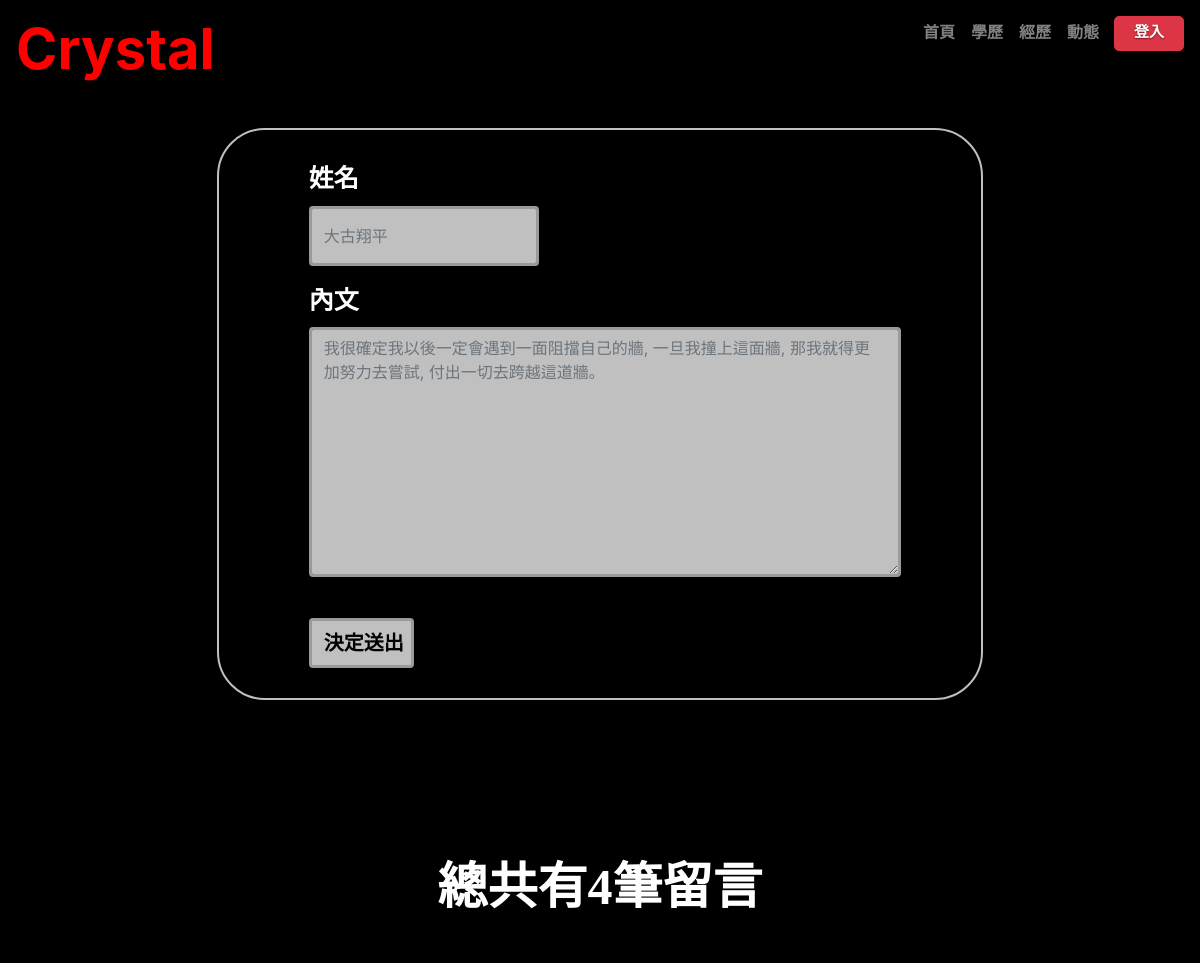
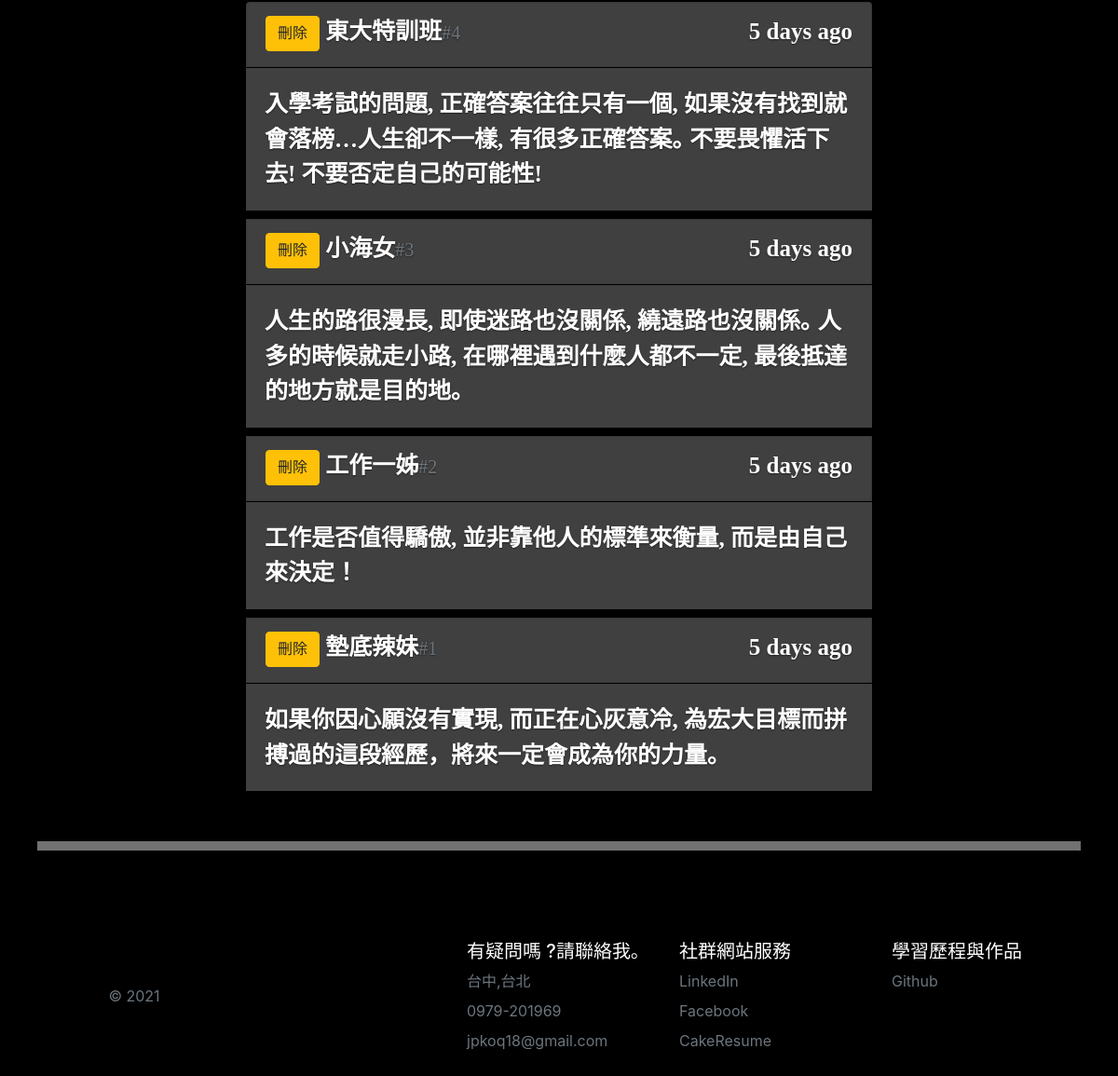
Screenshot of /message with the database file from the repository (2 pictures, top to bottom).
### PersonalWeb/models.py (models this page shows)
class Message(db.Model):
    id = db.Column(db.Integer , primary_key = True)
    name = db.Column(db.String(20))
    body = db.Column(db.String(200))
    timestamp = db.Column(db.DateTime , default = datetime.utcnow , index = True)

### PersonalWeb/views.py (the view, shortened to what this page needs)
@app.route('/message',methods = ["GET","POST"])
def message():
    form = HelloForm()
    messages=Message.query.order_by(Message.timestamp.desc()).all()
    return render_template('message.html' , form = form ,messages=messages)

### PersonalWeb/forms.py
class HelloForm(FlaskForm):
    name = StringField(label = "姓名" , validators= [DataRequired(), Length(1,20)],render_kw ={'placeholder':'大古翔平' })
    body = TextAreaField(label = "內文" , validators=[DataRequired(),Length(1,200)],render_kw={'placeholder':'我很確定我以後一定會遇到一面阻擋自己的牆, 一旦我撞上這面牆, 那我就得更加努力去嘗試, 付出一切去跨越這道牆｡'})
    submit = SubmitField(label = "決定送出")

### PersonalWeb/templates/message.html (shortened to what this page needs)
{% extends "base.html"%}
{%   from 'bootstrap/form.html'  import render_form %}
{% block main %}
<div class="row">
    <div class="col-md-2 "></div>
    <div class="col-md-8 text-left center">
        {{ render_form(form ,button_map = {'submit':'danger'}, extra_classes = 'message')  }}
    </div>
    <div class="col-md-2 "></div>
</div>
<div class="total" >
    總共有{{ messages | length }}筆留言
</div>
<div class="list-group">
    {% for message in messages %}
        <a class="list-group-item list-group-item-action flex-column mylist">
            <div class="d-flex w-100 justify-content-between">
                <span class="mb-1 name">
                    <form class ='inline' method="post" action="{{url_for('delete_message', message_id=message.id)}}">
                        <button type='submit' class="btn btn-warning btn-md" onclick="return confirm('你確定嗎?')">刪除</button>
                    </form>
                    {{ message.name}}<small class="text-muted">#{{ loop.revindex }}</small>
                </span>
                <span class="mb-1 name" data-toggle='tooltip' data-placeent="top"
                    data-timestamp="{{ message.timestamp.strftime('%Y-%m-%dT%H:%M:%SZ') }}"
                    data-delay="500">
                    {{ moment(message.timestamp).fromNow(refresh=True) }}
                </span>
            </div>
        </a>
        <p class ="mb-1 text-left word">{{ message.body }}</p>
    {% endfor %}
</div>
<center ><div class="divider1"></div></center>
{% endblock %}

### PersonalWeb/static/css/style.css (style rules this page uses)
a, a:focus, a:hover { color: #fff; }
html, body { height: 100%; background-color:black; }
body { display: -ms-flexbox; display: flex; color: #fff; text-shadow: 0 .05rem .1rem rgba(0, 0, 0, .5); box-shadow: inset 0 0 5rem rgba(0, 0, 0, .5); }
.divider1 { height: 10px; width: 100%; background-color:#717171; margin-top: 50px ; }
.center { border: 2px solid silver; padding-top: 30px; padding-bottom: 30px; padding-left: 90px; margin-top: 45px; border-radius: 3rem; }
.message .btn { width:105px ; height: 50px; font-weight: bold; font-family: "Microsoft YaHei"; font-size: 20px; margin-top :25px !important; }
.message input { border: 3px solid #9a9a9a; background-color: silver; color: black; width: 35%; height: 60px; }
.message textarea { border: 3px solid #9a9a9a; background-color: silver; width: 90%; height: 250px; }
.message label { font-size: 25px; font-weight: bold; font-family: "Microsoft YaHei"; }
.total { font-size: 50px; font-weight: bold; font-family: "Microsoft YaHei"; margin-top: 150px; margin-bottom: 35px; }
.mylist { background-color: #404040; margin-left: auto; margin-right: auto; margin-bottom: 1px; margin-top: 5px; width: 60%; }
.name { font-size: 25px; font-weight: bold; font-family:"Microsoft YaHei" ; }
.word { background-color: #404040; width: 60%; margin-top: 0px; margin-right: auto; margin-left: auto; font-family:"Microsoft YaHei" ; font-size: 25px; font-weight: bold; padding: 20px; }
input[type=text] { height: 60px }
input[type=submit] { height: 60px; width: 100%; margin-top: 70px; font-size: 20px; font-weight: bold; font-family:"Microsoft YaHei" ; }
.inline { display: inline ; }

### rows the page displays
Message: name "東大特訓班", timestamp "5 days ago", body "入學考試的問題, 正確答案往往只有一個, 如果沒有找到就會落榜…人生卻不一樣, 有很多正確答案｡ 不要畏懼活下去! 不要否定自己的可能性!"
Message: name "小海女", timestamp "5 days ago", body "人生的路很漫長, 即使迷路也沒關係, 繞遠路也沒關係｡ 人多的時候就走小路, 在哪裡遇到什麼人都不一定, 最後抵達的地方就是目的地｡"
Message: name "工作一姊", timestamp "5 days ago", body "工作是否值得驕傲, 並非靠他人的標準來衡量, 而是由自己來決定！"
Message: name "墊底辣妹", timestamp "5 days ago", body "如果你因心願沒有實現, 而正在心灰意冷, 為宏大目標而拼搏過的這段經歷，將來一定會成為你的力量｡"

### other values shown
{{ messages | length }} "4"
